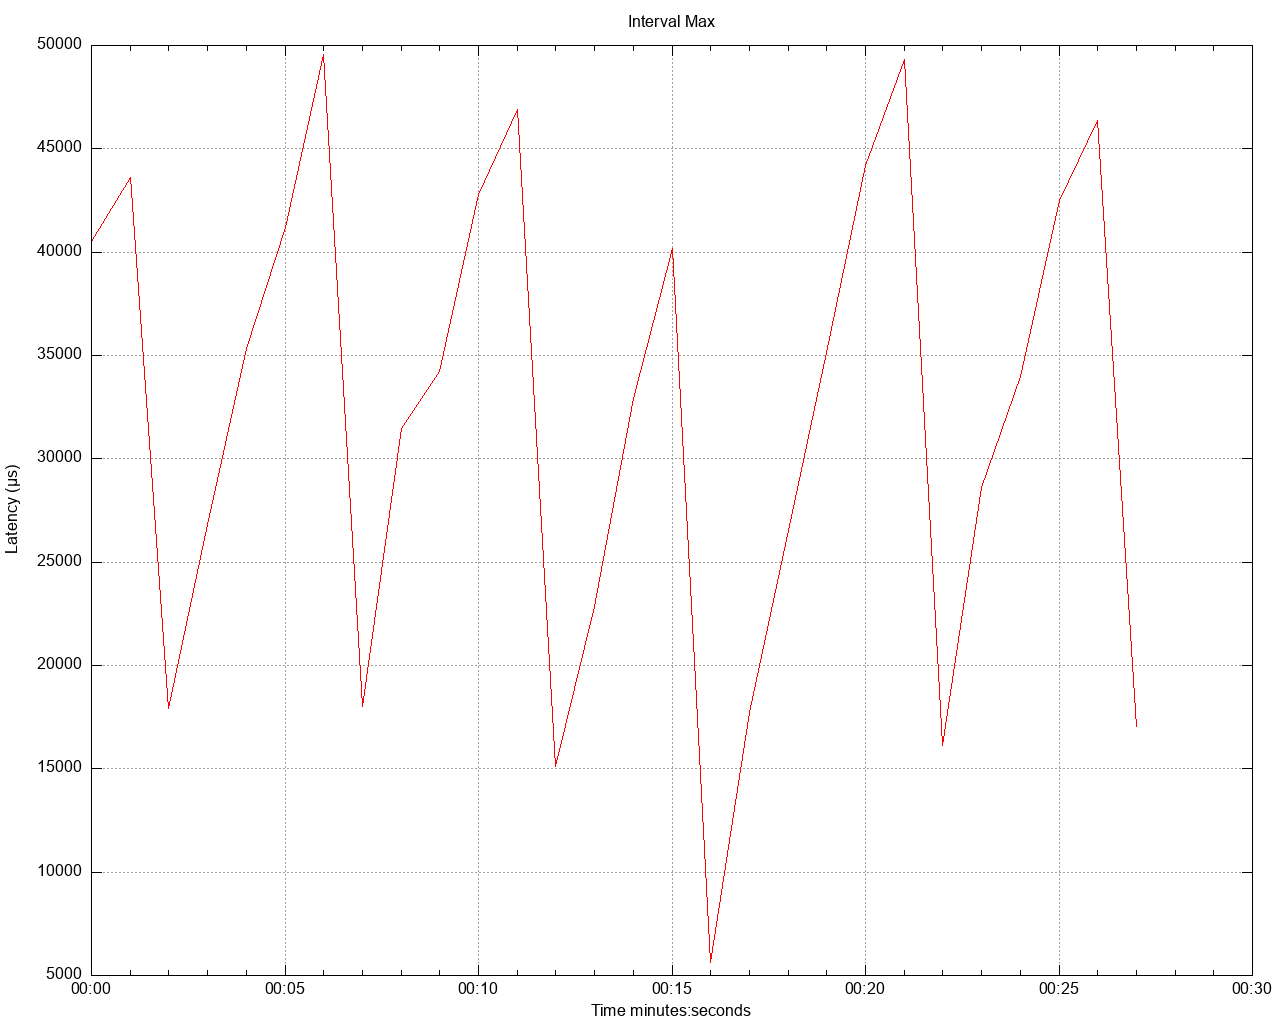

gnuplot code for this plot:
set title 'Interval Max' noenhanced
set style data lines
set datafile separator ","
set terminal png size 1280,1024
set grid
set key below
set xdata time
set timefmt "%s"
offset = 0
t0(x)=(offset=($0==0) ? x : offset, x - offset)
set xlabel 'Time minutes:seconds'
set ylabel 'Latency (μs)'
set output '/Users/gbarnett/git/hazelcast-simulator/atomiclong-3node-member/atomicreference/latency/latency_interval_max_fourKbWrite.png'
plot \
   '/Users/gbarnett/git/hazelcast-simulator/atomiclong-3node-member/atomicreference/data/latency_interval_max_fourKbWrite_1.data' using (t0(timecolumn(1))):2 title "" lt rgb "red", \
